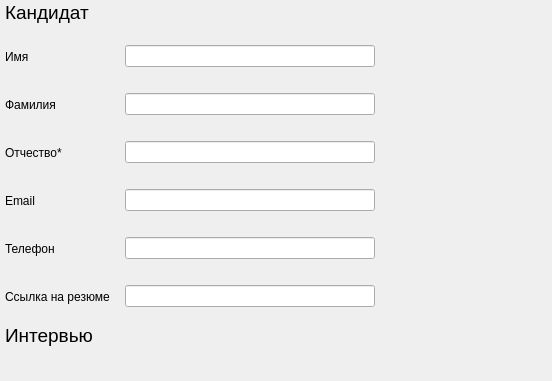
                      <widget class="QWidget" name="questionsScrollAreaWidgetContents">
                       <property name="geometry">
                        <rect>
                         <x>0</x>
                         <y>0</y>
                         <width>552</width>
                         <height>381</height>
                        </rect>
                       </property>
                       <layout class="QVBoxLayout" name="verticalLayout_29">
                        <property name="spacing">
                         <number>0</number>
                        </property>
                        <property name="leftMargin">
                         <number>0</number>
                        </property>
                        <property name="topMargin">
                         <number>0</number>
                        </property>
                        <property name="rightMargin">
                         <number>0</number>
                        </property>
                        <property name="bottomMargin">
                         <number>0</number>
                        </property>
                        <item>
                         <layout class="QVBoxLayout" name="questionsVerticalLayout">
                          <property name="spacing">
                           <number>3</number>
                          </property>
                          <property name="leftMargin">
                           <number>5</number>
                          </property>
                          <item alignment="Qt::AlignLeft|Qt::AlignTop">
                           <widget class="QLabel" name="label11">
                            <property name="minimumSize">
                             <size>
                              <width>0</width>
                              <height>25</height>
                             </size>
                            </property>
                            <property name="maximumSize">
                             <size>
                              <width>16777215</width>
                              <height>25</height>
                             </size>
                            </property>
                            <property name="font">
                             <font>
                              <pointsize>14</pointsize>
                             </font>
                            </property>
                            <property name="text">
                             <string>Кандидат</string>
                            </property>
                           </widget>
                          </item>
                          <item alignment="Qt::AlignLeft|Qt::AlignTop">
                           <widget class="QWidget" name="widget_7" native="true">
                            <property name="minimumSize">
                             <size>
                              <width>0</width>
                              <height>45</height>
                             </size>
                            </property>
                            <property name="maximumSize">
                             <size>
                              <width>16777215</width>
                              <height>45</height>
                             </size>
                            </property>
                            <layout class="QHBoxLayout" name="horizontalLayout_14">
                             <property name="spacing">
                              <number>0</number>
                             </property>
                             <property name="leftMargin">
                              <number>0</number>
                             </property>
                             <property name="topMargin">
                              <number>0</number>
                             </property>
                             <property name="rightMargin">
                              <number>0</number>
                             </property>
                             <property name="bottomMargin">
                              <number>0</number>
                             </property>
                             <item>
                              <widget class="QLabel" name="label_10">
                               <property name="minimumSize">
                                <size>
                                 <width>120</width>
                                 <height>0</height>
                                </size>
                               </property>
                               <property name="maximumSize">
                                <size>
                                 <width>120</width>
                                 <height>16777215</height>
                                </size>
                               </property>
                               <property name="text">
                                <string>Имя</string>
                               </property>
                              </widget>
                             </item>
                             <item>
                              <widget class="QLineEdit" name="cNameLineEdit">
                               <property name="minimumSize">
                                <size>
                                 <width>250</width>
                                 <height>0</height>
                                </size>
                               </property>
                               <property name="maximumSize">
                                <size>
                                 <width>250</width>
                                 <height>16777215</height>
                                </size>
                               </property>
                              </widget>
                             </item>
                            </layout>
                           </widget>
                          </item>
                          <item alignment="Qt::AlignLeft|Qt::AlignTop">
                           <widget class="QWidget" name="widget_8" native="true">
                            <property name="minimumSize">
                             <size>
                              <width>0</width>
                              <height>45</height>
                             </size>
                            </property>
                            <property name="maximumSize">
                             <size>
                              <width>16777215</width>
                              <height>45</height>
                             </size>
                            </property>
                            <layout class="QHBoxLayout" name="horizontalLayout_17">
                             <property name="spacing">
                              <number>0</number>
                             </property>
                             <property name="leftMargin">
                              <number>0</number>
                             </property>
                             <property name="topMargin">
                              <number>0</number>
                             </property>
                             <property name="rightMargin">
                              <number>0</number>
                             </property>
                             <property name="bottomMargin">
                              <number>0</number>
                             </property>
                             <item>
                              <widget class="QLabel" name="label6">
                               <property name="minimumSize">
                                <size>
                                 <width>120</width>
                                 <height>0</height>
                                </size>
                               </property>
                               <property name="maximumSize">
                                <size>
                                 <width>120</width>
                                 <height>16777215</height>
                                </size>
                               </property>
                               <property name="text">
                                <string>Фамилия</string>
                               </property>
                              </widget>
                             </item>
                             <item>
                              <widget class="QLineEdit" name="cSernameLineEdit">
                               <property name="minimumSize">
                                <size>
                                 <width>250</width>
                                 <height>0</height>
                                </size>
                               </property>
                               <property name="maximumSize">
                                <size>
                                 <width>250</width>
                                 <height>16777215</height>
                                </size>
                               </property>
                              </widget>
                             </item>
                            </layout>
                           </widget>
                          </item>
                          <item alignment="Qt::AlignLeft|Qt::AlignTop">
                           <widget class="QWidget" name="widget_9" native="true">
                            <property name="minimumSize">
                             <size>
                              <width>0</width>
                              <height>45</height>
                             </size>
                            </property>
                            <property name="maximumSize">
                             <size>
                              <width>16777215</width>
                              <height>45</height>
                             </size>
                            </property>
                            <layout class="QHBoxLayout" name="horizontalLayout_16">
                             <property name="spacing">
                              <number>0</number>
                             </property>
                             <property name="leftMargin">
                              <number>0</number>
                             </property>
                             <property name="topMargin">
                              <number>0</number>
                             </property>
                             <property name="rightMargin">
                              <number>0</number>
                             </property>
                             <property name="bottomMargin">
                              <number>0</number>
                             </property>
                             <item>
                              <widget class="QLabel" name="label_13">
                               <property name="minimumSize">
                                <size>
                                 <width>120</width>
                                 <height>0</height>
                                </size>
                               </property>
                               <property name="maximumSize">
                                <size>
                                 <width>120</width>
                                 <height>16777215</height>
                                </size>
                               </property>
                               <property name="toolTip">
                                <string>При наличии</string>
                               </property>
                               <property name="text">
                                <string>Отчество*</string>
                               </property>
                              </widget>
                             </item>
                             <item>
                              <widget class="QLineEdit" name="cPatronimicLineEdit">
                               <property name="minimumSize">
                                <size>
                                 <width>250</width>
                                 <height>0</height>
                                </size>
                               </property>
                               <property name="maximumSize">
                                <size>
                                 <width>250</width>
                                 <height>16777215</height>
                                </size>
                               </property>
                              </widget>
                             </item>
                            </layout>
                           </widget>
                          </item>
                          <item alignment="Qt::AlignLeft|Qt::AlignTop">
                           <widget class="QWidget" name="widget_10" native="true">
                            <property name="minimumSize">
                             <size>
                              <width>0</width>
                              <height>45</height>
                             </size>
                            </property>
                            <property name="maximumSize">
                             <size>
                              <width>16777215</width>
                              <height>45</height>
                             </size>
                            </property>
                            <layout class="QHBoxLayout" name="horizontalLayout_15">
                             <property name="spacing">
                              <number>0</number>
                             </property>
                             <property name="leftMargin">
                              <number>0</number>
                             </property>
                             <property name="topMargin">
                              <number>0</number>
                             </property>
                             <property name="rightMargin">
                              <number>0</number>
                             </property>
                             <property name="bottomMargin">
                              <number>0</number>
                             </property>
                             <item>
                              <widget class="QLabel" name="label_14">
                               <property name="minimumSize">
                                <size>
                                 <width>120</width>
                                 <height>0</height>
                                </size>
                               </property>
                               <property name="maximumSize">
                                <size>
                                 <width>120</width>
                                 <height>16777215</height>
                                </size>
                               </property>
                               <property name="text">
                                <string>Email</string>
                               </property>
                              </widget>
                             </item>
                             <item>
                              <widget class="QLineEdit" name="cEmailLineEdit">
                               <property name="minimumSize">
                                <size>
                                 <width>250</width>
                                 <height>0</height>
                                </size>
                               </property>
                               <property name="maximumSize">
                                <size>
                                 <width>250</width>
                                 <height>16777215</height>
                                </size>
                               </property>
                              </widget>
                             </item>
                            </layout>
                           </widget>
                          </item>
                          <item alignment="Qt::AlignLeft|Qt::AlignTop">
                           <widget class="QWidget" name="widget_11" native="true">
                            <property name="minimumSize">
                             <size>
                              <width>0</width>
                              <height>45</height>
                             </size>
                            </property>
                            <property name="maximumSize">
                             <size>
                              <width>16777215</width>
                              <height>45</height>
                             </size>
                            </property>
                            <layout class="QHBoxLayout" name="horizontalLayout_18">
                             <property name="spacing">
                              <number>0</number>
                             </property>
                             <property name="leftMargin">
                              <number>0</number>
                             </property>
                             <property name="topMargin">
                              <number>0</number>
                             </property>
                             <property name="rightMargin">
                              <number>0</number>
                             </property>
                             <property name="bottomMargin">
                              <number>0</number>
                             </property>
                             <item>
                              <widget class="QLabel" name="label_15">
                               <property name="minimumSize">
                                <size>
                                 <width>120</width>
                                 <height>0</height>
                                </size>
                               </property>
                               <property name="maximumSize">
                                <size>
                                 <width>120</width>
                                 <height>16777215</height>
                                </size>
                               </property>
                               <property name="text">
                                <string>Телефон</string>
                               </property>
                              </widget>
                             </item>
                             <item>
                              <widget class="QLineEdit" name="cPhoneLineEdit">
                               <property name="minimumSize">
                                <size>
                                 <width>250</width>
                                 <height>0</height>
                                </size>
                               </property>
                               <property name="maximumSize">
                                <size>
                                 <width>250</width>
                                 <height>16777215</height>
                                </size>
                               </property>
                              </widget>
                             </item>
                            </layout>
                           </widget>
                          </item>
                          <item alignment="Qt::AlignLeft|Qt::AlignTop">
                           <widget class="QWidget" name="widget_12" native="true">
                            <property name="minimumSize">
                             <size>
                              <width>0</width>
                              <height>45</height>
                             </size>
                            </property>
                            <property name="maximumSize">
                             <size>
                              <width>16777215</width>
                              <height>45</height>
                             </size>
                            </property>
                            <layout class="QHBoxLayout" name="horizontalLayout_19">
                             <property name="spacing">
                              <number>0</number>
                             </property>
                             <property name="leftMargin">
                              <number>0</number>
                             </property>
                             <property name="topMargin">
                              <number>0</number>
                             </property>
                             <property name="rightMargin">
                              <number>0</number>
                             </property>
                             <property name="bottomMargin">
                              <number>0</number>
                             </property>
                             <item>
                              <widget class="QLabel" name="label_16">
                               <property name="minimumSize">
                                <size>
                                 <width>120</width>
                                 <height>0</height>
                                </size>
                               </property>
                               <property name="maximumSize">
                                <size>
                                 <width>120</width>
                                 <height>16777215</height>
                                </size>
                               </property>
                               <property name="text">
                                <string>Ссылка на резюме</string>
                               </property>
                              </widget>
                             </item>
                             <item>
                              <widget class="QLineEdit" name="cLinkLineEdit">
                               <property name="minimumSize">
                                <size>
                                 <width>250</width>
                                 <height>0</height>
                                </size>
                               </property>
                               <property name="maximumSize">
                                <size>
                                 <width>250</width>
                                 <height>16777215</height>
                                </size>
                               </property>
                              </widget>
                             </item>
                            </layout>
                           </widget>
                          </item>
                          <item>
                           <widget class="QLabel" name="label_17">
                            <property name="minimumSize">
                             <size>
                              <width>110</width>
                              <height>26</height>
                             </size>
                            </property>
                            <property name="maximumSize">
                             <size>
                              <width>110</width>
                              <height>26</height>
                             </size>
                            </property>
                            <property name="font">
                             <font>
                              <pointsize>14</pointsize>
                             </font>
                            </property>
                            <property name="text">
                             <string>Интервью</string>
                            </property>
                           </widget>
                          </item>
                          <item alignment="Qt::AlignTop">
                           <widget class="QWidget" name="questionsBlock" native="true">
                            <layout class="QVBoxLayout" name="verticalLayout_30">
                             <property name="spacing">
                              <number>0</number>
                             </property>
                             <property name="leftMargin">
                              <number>0</number>
                             </property>
                             <property name="topMargin">
                              <number>0</number>
                             </property>
                             <property name="rightMargin">
                              <number>0</number>
                             </property>
                             <property name="bottomMargin">
                              <number>0</number>
                             </property>
                            </layout>
                           </widget>
                          </item>
                         </layout>
                        </item>
                       </layout>
                      </widget>
